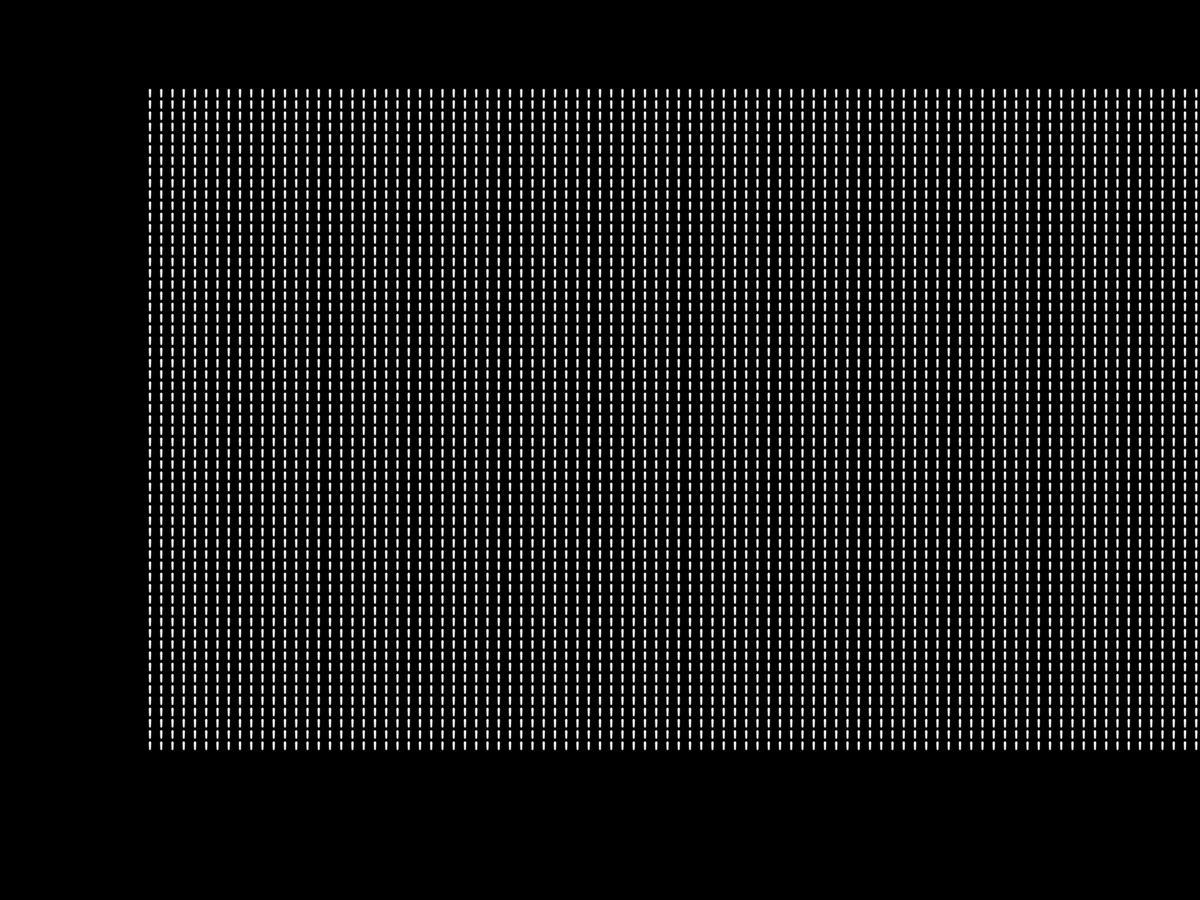
Frame 1 (no input)
Frame 60 (the mouse pressed at the canvas centre just before this capture): blank canvas, image omitted
Frame 120 (the mouse held since frame 60 and released just before this capture): blank canvas, image omitted

The Processing sketch that drew this single still picture (run headless with seeded random() and noise(); from frame 60 on, the mouse is pressed at the canvas centre):

// Processing sketch: algee
// ── algee.pde
Particle[] algee = new Particle[10000];
float tempx;
float tempy;
int index;
float ang;

void setup() {
  //size(900,900);
  fullScreen();
  background(0);
  
  tempx = 0;
  tempy = 0;
  index = 0;
  ang = 0;
  
  for(int y = 0; y < 59; y++) {
    for(int x = 0; x < 100; x++) {
      algee[index] = new Particle(tempx+(x*15),tempy+(y*15));
      index++;
      //println(index);
    }
  }
}

void draw() {
 
  background(0);
  
  translate(width/8,height/10);
  for(int i = 0; i < 5900; i++) {
    algee[i].display();
    algee[i].update();
    algee[i].applyForce(algee[i].seno(ang));
  }
  
  if(ang<14){
    ang++;
  } else {
    ang = 0; 
  }
  
  println(algee[1].location.x);
}

// ── Particle.pde
class Particle {
  
  PVector location;
  PVector velocity;
  PVector acceleration;
  
  float fade;
  float size;
  float maxSpeed;
  
  Particle(float tempx, float tempy) {
    
    location = new PVector(tempx,tempy);
    velocity = new PVector();
    acceleration = new PVector();
    
    fade = 255;
    size = 3;
    maxSpeed = 2;
  }
  
  void display() {
    for(int i = 0; i < 10; i++) {
      noStroke();
      fill(255,fade);
      circle(location.x,location.y,size);
      fade -= 10;
      location.y += 1;
      size -= 0.025;
    }
  }
  
  void update() {
    velocity.add(acceleration);
    velocity.limit(maxSpeed);
    location.add(velocity);
    acceleration.mult(0);
  }
  
  void applyForce(PVector force) {
    location.add(force);
  }
  
  PVector seno(float ang) {
    float deltax = map(sin(radians(ang)),0,1,-0.5,1);
    PVector force = new PVector(deltax,0);
    return force;
  }
  
}
